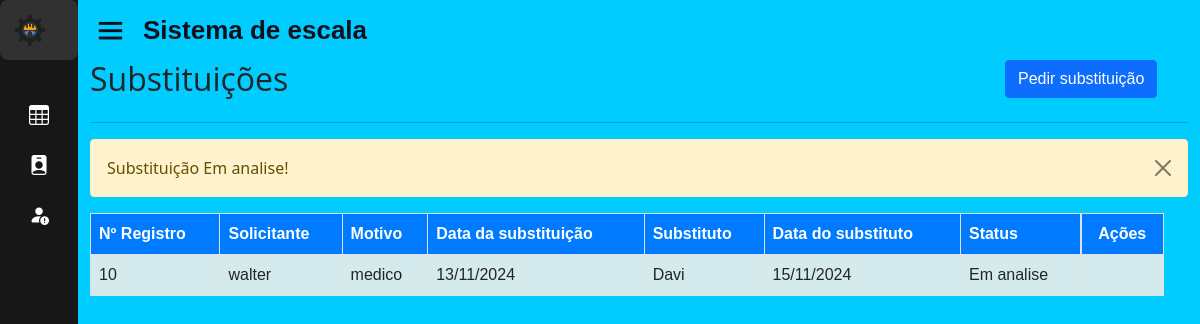
/home.php?page=lista_sub&msg=6 (signed in), run on an earlier commit of the app's database.
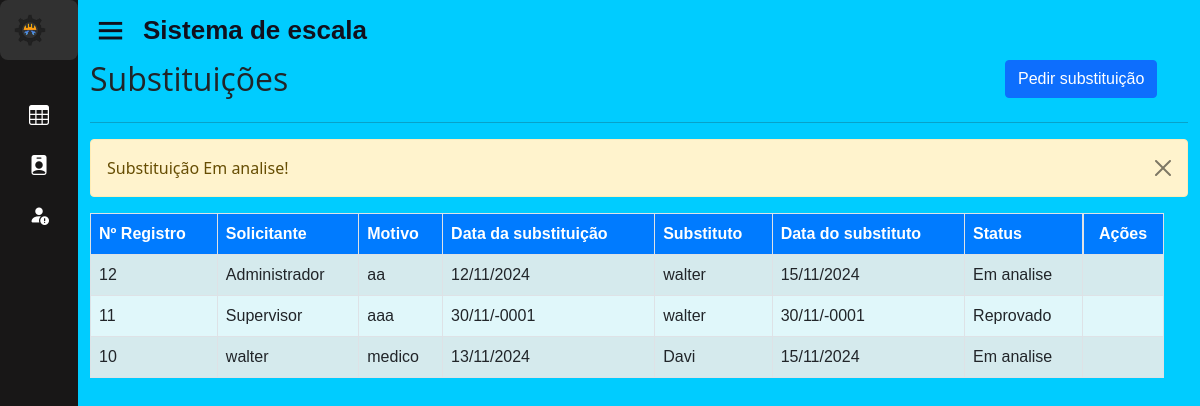
And on a later commit of the database.
### tables this page shows
CREATE TABLE IF NOT EXISTS `substituicao` (
  `id` int(11) NOT NULL AUTO_INCREMENT,
  `solicitante` varchar(50) NOT NULL DEFAULT '',
  `motivo` varchar(50) NOT NULL,
  `data_solic` date NOT NULL,
  `substituto` varchar(50) NOT NULL DEFAULT '',
  `data_subs` date DEFAULT NULL,
  `ativo_sub` enum('Em analise','Aprovado','Reprovado') NOT NULL,
  `data_aprovacao` datetime DEFAULT NULL,
  `id_esc` int(11) DEFAULT NULL,
  PRIMARY KEY (`id`),
  KEY `id_esc` (`id_esc`),
  CONSTRAINT `substituicao_ibfk_3` FOREIGN KEY (`id_esc`) REFERENCES `escala` (`id_esc`) ON DELETE CASCADE ON UPDATE CASCADE
);

### sis/substituicao/lista_sub.php (the view, shortened to what this page needs)
<head>
</head>
<div id="main" class="container-fluid">
	<div id="top" class="row">
		<div class="col-md-10">
			<h2>Substituições</h2>
		</div>
		<div class="col-md-2">
			<?php if (isset($_SESSION['UsuarioNivel']) && $_SESSION['UsuarioNivel'] == 1): ?>
				<a href="?page=fadd_sub" class="btn btn-primary pull-right h2">Pedir substituição</a>
			<?php endif; ?>
		</div>
	</div>
	<hr/>
	<div><?php include "mensagens.php"; ?></div>
	<div id="list" class="row">
		<div class="table-responsive col-md-12">
			<?php
				$data = mysqli_query($con, "SELECT * FROM substituicao ORDER BY id DESC;") or die(mysqli_error($con));
				if (isset($_SESSION['UsuarioNivel']) && $_SESSION['UsuarioNivel'] == 1) {
					echo "<table class='table table-striped table-bordered' style='background-color: #e0f7fa;' cellspacing='0' cellpadding='0'>";
					echo "<thead style='background-color: #007bff; color: white;'>";
					echo "<tr>";
					echo "<td><strong>Nº Registro</strong></td>";
					echo "<td><strong>Solicitante</strong></td>";
					echo "<td><strong>Motivo</strong></td>";
					echo "<td><strong>Data da substituição</strong></td>";
					echo "<td><strong>Substituto</strong></td>";
					echo "<td><strong>Data do substituto</strong></td>";
					echo "<td><strong>Status</strong></td>";
					echo "<td class='actions d-flex justify-content-center'><strong>Ações</strong></td>";
					echo "</tr></thead><tbody>";
					while ($info = mysqli_fetch_array($data)) {
						$isSolicitante = ($_SESSION['UsuarioNome'] == $info['solicitante']);
						echo "<tr>";
						echo "<td>".$info['id']."</td>";
						echo "<td>".$info['solicitante']."</td>";
						echo "<td>".$info['motivo']."</td>";
						echo "<td class='d-none d-md-table-cell'>".(!empty($info['data_solic']) ? date('d/m/Y', strtotime($info['data_solic'])) : '')."</td>";
						echo "<td>".$info['substituto']."</td>";
						echo "<td class='d-none d-md-table-cell'>".(!empty($info['data_subs']) ? date('d/m/Y', strtotime($info['data_subs'])) : '')."</td>";
						echo "<td>".$info['ativo_sub']."</td>";
						if ($isSolicitante) {
							echo "<td class='actions btn-group-sm d-flex justify-content-center'>";
							echo "<a class='btn btn-warning btn-xs' href='?page=fedita_sub&id=".$info['id']."'> Editar </a>";
							echo "<a href='?page=excluir_sub&id=".$info['id']."' class='btn btn-danger btn-xs'> Excluir </a>";
							echo "</td>";
						} else {
							echo "<td></td>";
						}
						echo "</tr>";
					}
					echo "</tbody></table>";
				} else if (isset($_SESSION['UsuarioNivel']) && $_SESSION['UsuarioNivel'] == 2) {
					echo "<table class='table table-striped table-bordered' style='background-color: #e0f7fa;' cellspacing='0' cellpadding='0'>";
					echo "<thead style='background-color: #007bff; color: white;'>";
					echo "<tr>";
					echo "<td><strong>Nº Registro</strong></td>";
					echo "<td><strong>Solicitante</strong></td>";
					echo "<td><strong>Motivo</strong></td>";
					echo "<td><strong>Status</strong></td>";
					echo "<td class='actions d-flex justify-content-center'><strong>Ações</strong></td>";
					echo "</tr></thead><tbody>";
					while ($info = mysqli_fetch_array($data)) {
						echo "<tr>";
						echo "<td>".$info['id']."</td>";
						echo "<td>".$info['solicitante']."</td>";
						echo "<td>".$info['motivo']."</td>";
						echo "<td>".$info['ativo_sub']."</td>";
						echo "<td class='actions btn-group-sm d-flex justify-content-center'>";
						echo "<a class='btn btn-info btn-xs' href='?page=view_sub&id=".$info['id']."'> Visualizar </a>";
						if ($info['ativo_sub'] == 'Em analise') {
							echo "<a class='btn btn-success btn-xs' href='?page=aprovar_sub&id=".$info['id']."'>&nbsp;&nbsp;&nbsp;Aprovar&nbsp;&nbsp;</a>";
							echo "<a class='btn btn-danger btn-xs' href='?page=reprovar_sub&id=".$info['id']."'> Reprovar </a>";
						} else if ($info['ativo_sub'] == 'Aprovado') {
							echo "<a class='btn btn-danger btn-xs' href='?page=reprovar_sub&id=".$info['id']."'>&nbsp;&nbsp;&nbsp;Reprovar&nbsp;&nbsp;</a>";
							echo "<a class='btn btn-warning btn-xs' href='?page=analise_sub&id=".$info['id']."'> Em Analise </a>";
						} else {
							echo "<a class='btn btn-success btn-xs' href='?page=aprovar_sub&id=".$info['id']."'>&nbsp;&nbsp;&nbsp;Aprovar&nbsp;&nbsp;</a>";
							echo "<a class='btn btn-warning btn-xs' href='?page=analise_sub&id=".$info['id']."'> Em Analise </a>";
						}
						echo "</tr>";
					}
					echo "</tbody></table>";
				} else if (isset($_SESSION['UsuarioNivel']) && $_SESSION['UsuarioNivel'] == 3) {
					echo "<table class='table table-striped table-bordered' style='background-color: #e0f7fa;' cellspacing='0' cellpadding='0'>";
					echo "<thead style='background-color: #007bff; color: white;'>";
					echo "<tr>";
					echo "<td><strong>Nº Registro</strong></td>";
					echo "<td><strong>Solicitante</strong></td>";
					echo "<td><strong>Motivo</strong></td>";
					echo "<td><strong>Status</strong></td>";
					echo "<td class='actions d-flex justify-content-center'><strong>Ações</strong></td>";
					echo "</tr></thead><tbody>";
					while ($info = mysqli_fetch_array($data)) {
						echo "<tr>";
						echo "<td>".$info['id']."</td>";
						echo "<td>".$info['solicitante']."</td>";
						echo "<td>".$info['motivo']."</td>";
						echo "<td>".$info['ativo_sub']."</td>";
						echo "<td class='actions btn-group-sm d-flex justify-content-center'>";
						echo "<a class='btn btn-info btn-xs' href='?page=view_sub&id=".$info['id']."'> Visualizar </a>";
						if ($info['ativo_sub'] == 'Em analise') {
							echo "<a class='btn btn-success btn-xs' href='?page=aprovar_sub&id=".$info['id']."'>&nbsp;&nbsp;&nbsp;Aprovar&nbsp;&nbsp;</a>";
							echo "<a class='btn btn-danger btn-xs' href='?page=reprovar_sub&id=".$info['id']."'> Reprovar </a>";
							echo "<a class='btn btn-warning btn-xs' href='?page=fedita_sub&id=".$info['id']."'> Editar </a>";
							echo "<a href='?page=excluir_sub&id=".$info['id']."' class='btn btn-danger btn-xs'> Excluir </a></td>";
						} else if ($info['ativo_sub'] == 'Aprovado') {
							echo "<a class='btn btn-danger btn-xs' href='?page=reprovar_sub&id=".$info['id']."'>&nbsp;&nbsp;&nbsp;Reprovar&nbsp;&nbsp;</a>";
							echo "<a class='btn btn-warning btn-xs' href='?page=analise_sub&id=".$info['id']."'> Em Analise </a>";
							echo "<a class='btn btn-warning btn-xs' href='?page=fedita_sub&id=".$info['id']."'> Editar </a>";
							echo "<a href='?page=excluir_sub&id=".$info['id']."' class='btn btn-danger btn-xs'> Excluir </a></td>";
						} else {
							echo "<a class='btn btn-success btn-xs' href='?page=aprovar_sub&id=".$info['id']."'>&nbsp;&nbsp;&nbsp;Aprovar&nbsp;&nbsp;</a>";
							echo "<a class='btn btn-warning btn-xs' href='?page=analise_sub&id=".$info['id']."'> Em Analise </a>";
							echo "<a class='btn btn-warning btn-xs' href='?page=fedita_sub&id=".$info['id']."'> Editar </a>";
							echo "<a href='?page=excluir_sub&id=".$info['id']."' class='btn btn-danger btn-xs'> Excluir </a></td>";
						}
					}
					echo "</tbody></table>";
				}
			?>
		</div>
	</div>
</div>

### home.php (shortened to what this page needs)
<!DOCTYPE html>
<html lang="en" dir="ltr">
<head>
  <link rel="stylesheet" href="./css/style.css">
  <link rel="stylesheet" href="https://cdnjs.cloudflare.com/ajax/libs/font-awesome/6.4.0/css/all.min.css" />
  <link href='https://unpkg.com/boxicons@2.0.7/css/boxicons.min.css' rel='stylesheet'>
  <link href="https://cdn.jsdelivr.net/npm/bootstrap@5.0.2/dist/css/bootstrap.min.css" rel="stylesheet">
  <link rel="stylesheet" href="https://cdn.jsdelivr.net/npm/bootstrap-icons@1.11.3/font/bootstrap-icons.min.css">
</head>
<body>
  <div class="sidebar close">
    <?php
      if (isset($_SESSION['UsuarioNivel'])) {
        switch($_SESSION['UsuarioNivel']){
          case 1: include "base/sidebar.php"; break;
        }
      }
    ?>
  </div>
  <section class="home-section">
    <div class="home-content">
      <i class='bx bx-menu'></i>
      <span class="text">Sistema de escala</span>
    </div>
    <?php
      include "base/ch_pages.php";
    ?>
  </section>
</body>
</html>

### base/sidebar.php (shortened to what this page needs)
<?php
$mysqli = new mysqli("localhost", "root", "", "sisescala");
$id_usuario = $_SESSION['UsuarioID'];
$result = $mysqli->query("SELECT id_func FROM usuarios WHERE id = $id_usuario");
if ($result && $result->num_rows > 0) {
    $info = $result->fetch_assoc();
} else {
    $info['id_func'] = null;
}
?>
        <div class="logo-details">
        <img src="assets/logo-transparente.png" alt="Logo da Empresa" class="company-logo">
        </div>
        <ul class="nav-links">
          <li>
            <a href="?page=view_escala&id_func=<?php echo $info['id_func'] ?>">
              <i class="bi bi-table"></i>
            </a>
          </li>
          <li>
            <a href="?page=perfil_func">
              <i class="bi bi-person-badge-fill"></i>
            </a>
          </li>
          <li>
            <a href="?page=lista_sub">
              <i class="bi bi-person-fill-exclamation"></i>
            </a>
          </li>
        </ul>

### base/ch_pages.php (shortened to what this page needs)
<?php
if (isset($_GET['page'])) {
    switch ($_GET['page']) {
        case 'lista_sub':
            include "sis/substituicao/lista_sub.php";
            break;
    }
}

### sis/substituicao/mensagens.php (shortened to what this page needs)
<?php
if(isset($_GET['msg'])){
	$msg = $_GET['msg'];
	switch($msg){
		case 6:
			echo '	<div class="alert alert-warning alert-dismissible fade show" role="alert">
						Substituição Em analise!
						<button type="button" class="btn-close" data-bs-dismiss="alert" aria-label="Close"></button>
						</div>';
			break;
	}
}
?>

### css/style.css (style rules this page uses)
* { margin: 0; padding: 0; box-sizing: border-box; }
h2 { font-family: "Open Sans", sans-serif; font-optical-sizing: auto; font-weight: 600; }
p,span,a,td,tr,label { font-family: "Source Sans 3", sans-serif; font-optical-sizing: auto; font-weight:400; }
button { font-family: "Roboto", sans-serif; font-weight: 500; font-style: normal; }
.row { width: 100%; }
.sidebar { position: fixed; top: 0; left: 0; height: 100%; width: 260px; background: rgb(24, 23, 23); z-index: 100; transition: all 0.5s ease; }
.sidebar.close { width: 78px; }
.sidebar .logo-details { height: 60px; width: 100%; display: flex; align-items: center; }
.sidebar .nav-links { height: 100%; padding: 30px 0 150px 0; overflow: auto; }
.sidebar.close .nav-links { overflow: visible; }
.sidebar .nav-links li { position: relative; list-style: none; transition: all 0.4s ease; }
.sidebar .nav-links li i { height: 50px; min-width: 78px; text-align: center; line-height: 50px; color: #fff; font-size: 20px; cursor: pointer; transition: all 0.3s ease; }
.sidebar .nav-links li a { display: flex; align-items: center; text-decoration: none; }
.home-section { position: relative; background: rgb(0, 204, 255); min-height: 100vh; left: 260px; width: calc(100% - 260px); transition: all 0.5s ease; }
.sidebar.close ~ .home-section { left: 78px; width: calc(100% - 78px); }
.home-section .home-content { height: 60px; display: flex; align-items: center; }
.home-section .home-content .bx-menu, .home-section .home-content .text { color: #11101d; font-size: 35px; }
.home-section .home-content .bx-menu { margin: 0 15px; cursor: pointer; }
.home-section .home-content .text { font-size: 26px; font-weight: 600; }
.company-logo { width: 40px; height: auto; margin-right: 10px; }
.logo-details { background-color: #313131; padding: 10px; border-radius: 8px; }

What changed in the data, as far as the page shows it:
added substituicao: id "12", solicitante "Administrador", motivo "aa", data_solic "12/11/2024", substituto "walter", data_subs "15/11/2024", ativo_sub "Em analise"
added substituicao: id "11", solicitante "Supervisor", motivo "aaa", data_solic "30/11/-0001", substituto "walter", data_subs "30/11/-0001", ativo_sub "Reprovado"
